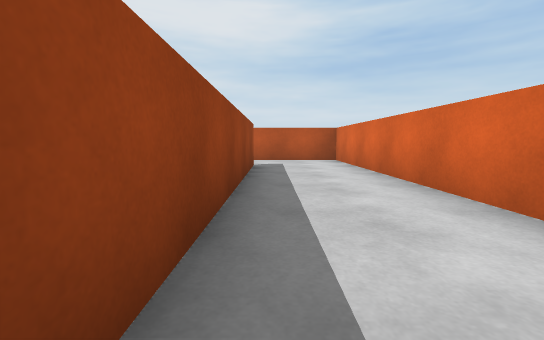
[1] (above)

22 first-person views from a walk through a scene from a Unity 3-D project. The camera is 0.58 m above the floor, tilts 6° down and sees 90° across. The floor is counted in squares, 1 m on a side. Each view is taken from the middle of a square. On the plan, view 1 faces up. The plan holds only what a view shows up to about 9 squares ahead; the rest is blank. The player character is not drawn. Surface patterns are stand-ins for the level's own textures.

[2]
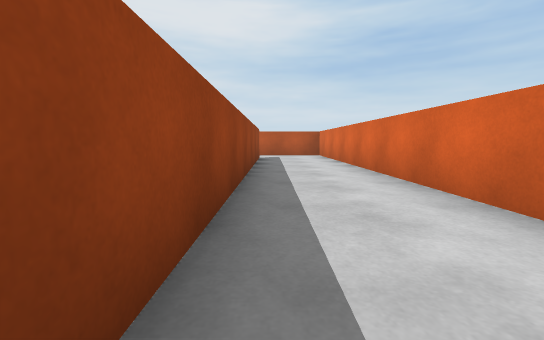

[3]
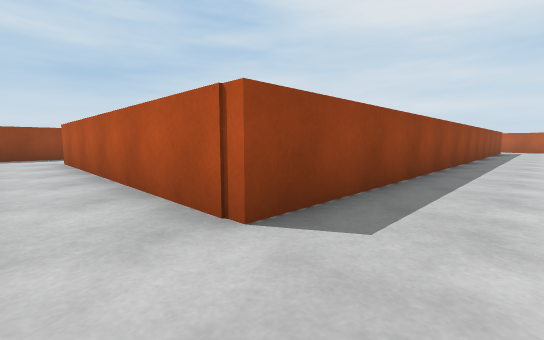

[4]
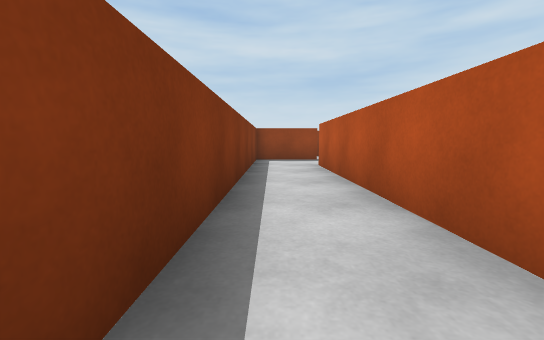

[5]
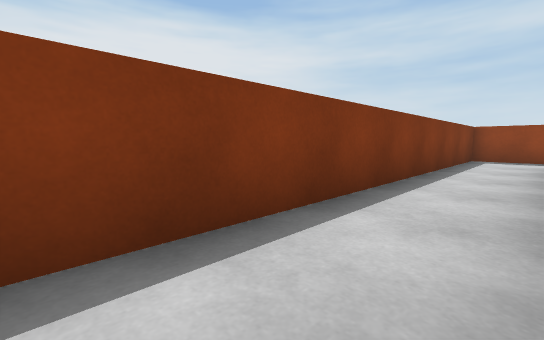

[6]
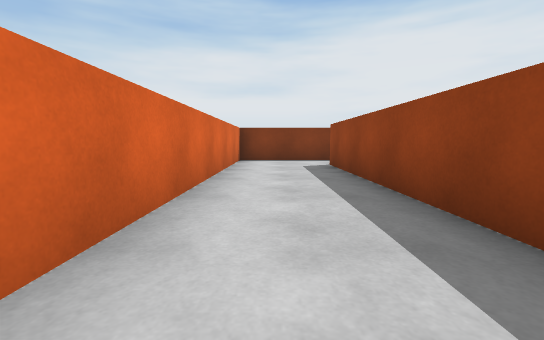

[7]
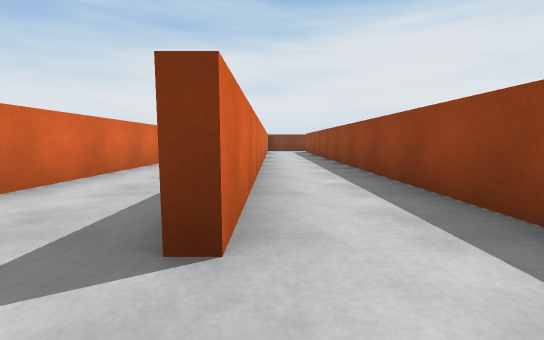

[8]
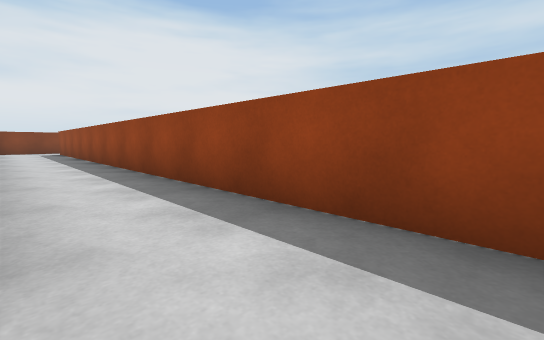

[9]
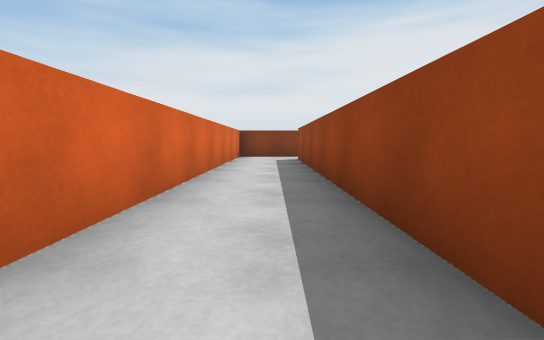

[10]
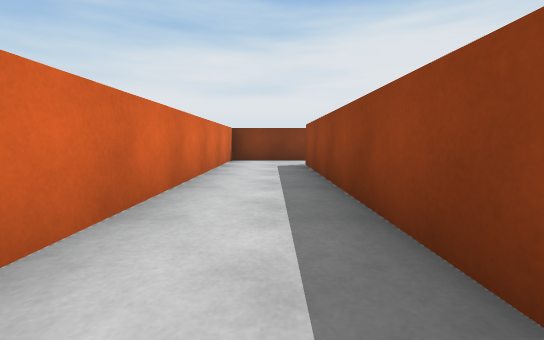

[11]
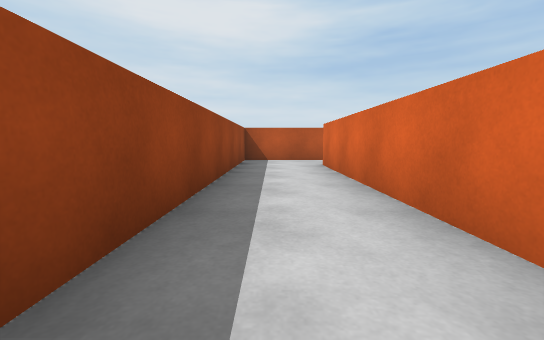

[12]
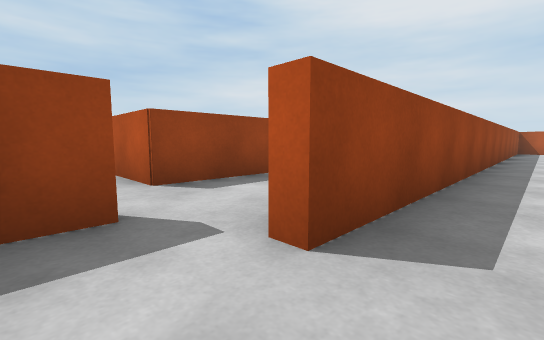

[13]
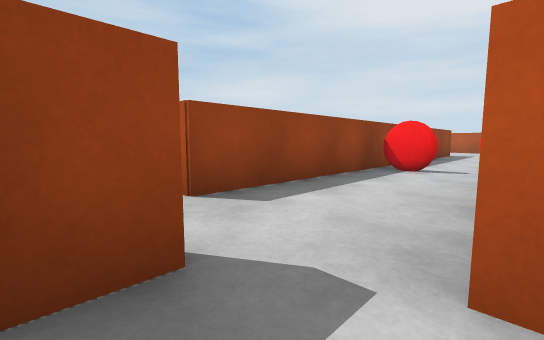

[14]
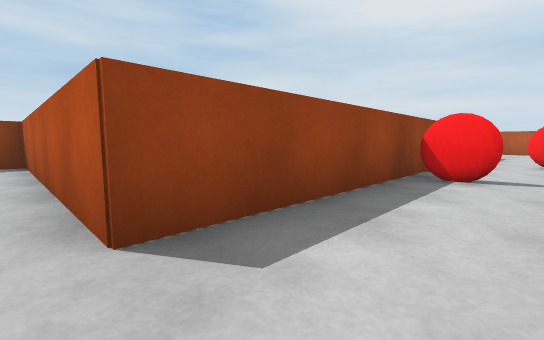

[15]
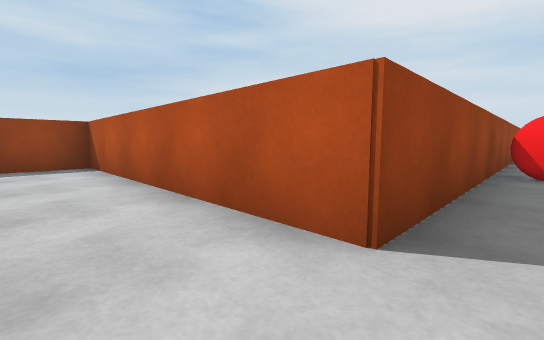

[16]
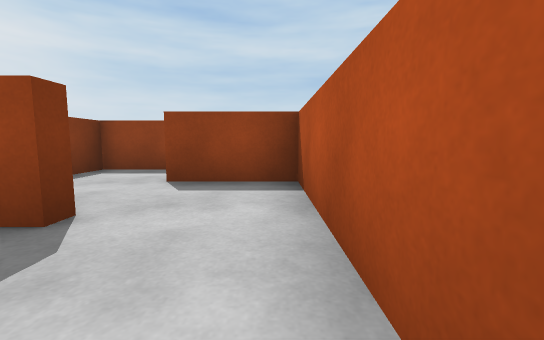

[17]
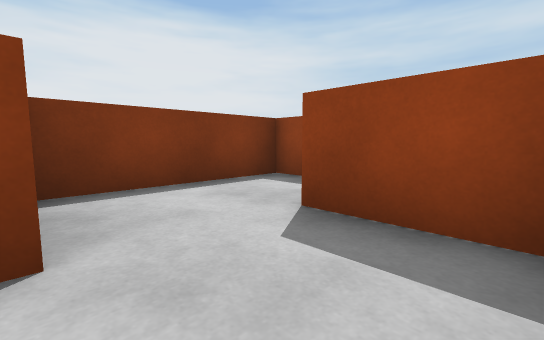

[18]
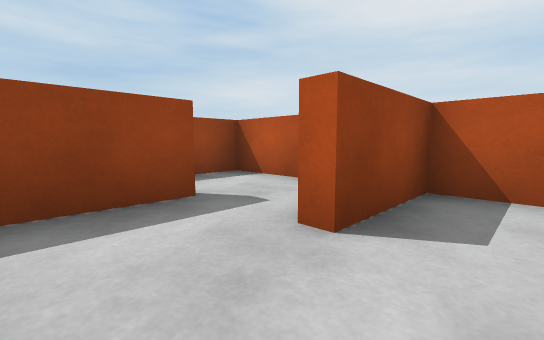

[19]
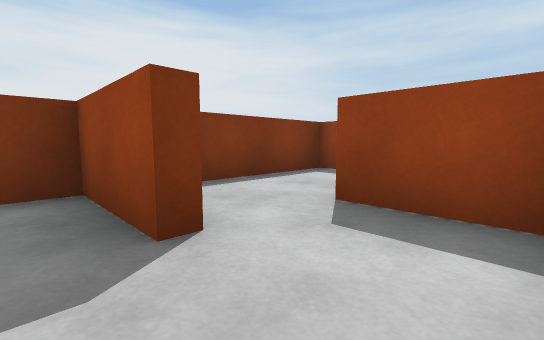

[20]
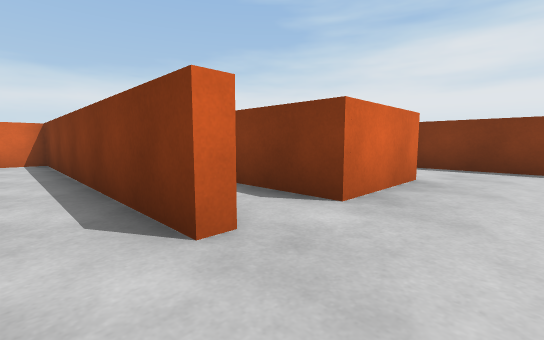

[21]
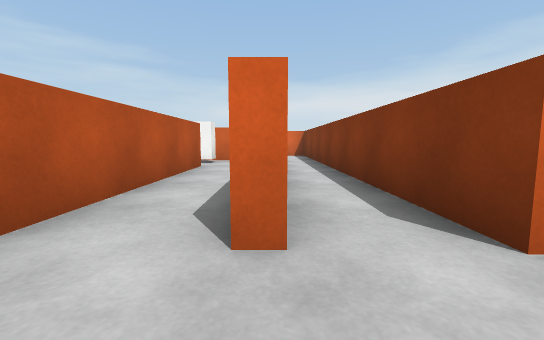

[22]
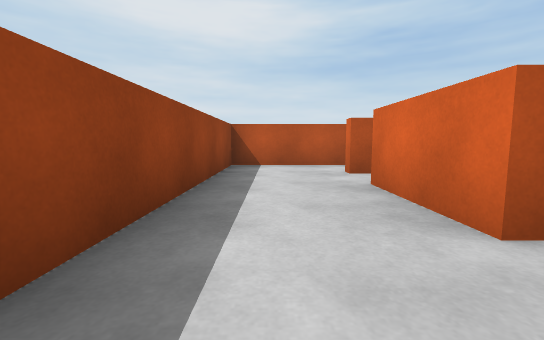

### Floor plan
Ten units are one square. View 1 is at (0, 0); x grows to the right and y downward. Boxes are objects, and circles mark ways between rooms. Rooms are numbered by the first view taken in them; rooms with no view inside come last. Other rooms are left out.
<svg viewBox="-185 -90 210 200">
<path fill="none" stroke="#000" d="M20 11 20 -85 -14 -85M-8 -67 -4 -67 -4 88 -78 88M-98 85 -98 105 20 105 20 29M-41 74 -41 81M-31 85 -8 85 -8 -67M-14 -85 -29 -85 -29 69 -32 69M-56 -20 -56 66 -75 66M-75 66 -104 66M-126 105 -101 105M-104 66 -119 66 -119 86M-140 85 -136 85 -136 105 -126 105M-138 66 -154 66 -154 85M-156 48 -86 48 -86 32M-156 85 -156 63M-105 33 -180 33 -180 105 -150 105"/>
<rect x="-105" y="25" width="10" height="10" fill="#bbb"><title>block</title></rect>
<circle cx="-10" cy="-75" r="3" fill="#2a7"/>
<circle cx="-85" cy="90" r="3" fill="#2a7"/>
<circle cx="-30" cy="70" r="3" fill="#2a7"/>
<circle cx="-65" cy="75" r="3" fill="#2a7"/>
<circle cx="-100" cy="75" r="3" fill="#2a7"/>
<circle cx="-120" cy="95" r="3" fill="#2a7"/>
<text x="0" y="30">1</text>
<text x="-20" y="10">2</text>
<text x="-70" y="-10">3</text>
<text x="-90" y="70">4</text>
<text x="-110" y="90">5</text>
<text x="-130" y="80">6</text>
<text x="-160" y="60">7</text>
</svg>
Room 1 opens to room 2. Room 1 opens to room 4. Room 2 opens to room 3. Room 3 opens to room 4. Room 4 opens to room 5. Room 5 opens to room 6.

Where each view was taken, in squares from view 1:
view 1: 0 up, 0 right, facing up
view 2: 3 down, 0 right, facing up
view 3: 10 down, 1 right, facing up-left
view 4: 10 down, 1 left, facing left
view 5: 9 down, 0 right, facing down-left
view 6: 2 down, 1 right, facing down
view 7: 8 up, 1 left, facing down
view 8: 8 up, 1 left, facing down-left
view 9: 2 up, 2 left, facing down
view 10: 0 up, 2 left, facing down
view 11: 0 up, 2 left, facing up
view 12: 8 down, 2 left, facing up-left
view 13: 8 down, 3 left, facing up-left
view 14: 7 down, 4 left, facing up-left
view 15: 8 down, 5 left, facing up-left
view 16: 7 down, 8 left, facing left
view 17: 7 down, 10 left, facing down-left
view 18: 10 down, 11 left, facing up-left
view 19: 7 down, 13 left, facing down-left
view 20: 4 down, 17 left, facing down-right
view 21: 5 down, 17 left, facing right
view 22: 10 down, 17 left, facing up
